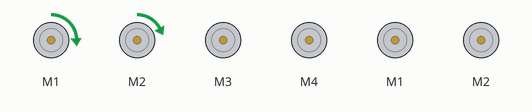
Recording of a sketch running on a simulated Arduino Leonardo, built with avr-gcc and run on an emulated ATmega32U4. On the bench: 6 × DC motor (green arrow = forward, orange = backward, longer = faster). What the sketch prints to the serial monitor is not drawn.

Above: at 0.15 s.
Timing chart, 0 to 40.0 s (numbered marks = the images above):
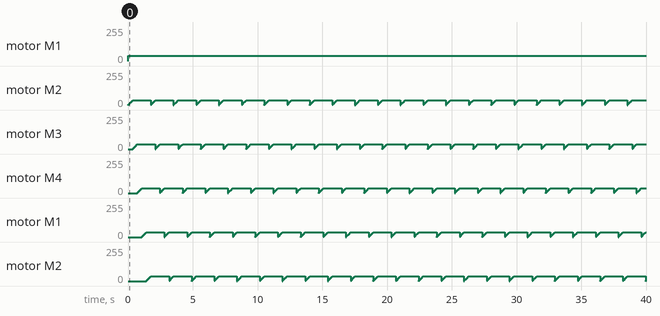

The sketch:

esaconoleonardo.ino
```cpp
/*
 This is a sketch for controlling the motors of Esacono. It is based on the test DC motor sketch of Motor Shield for Arduino v2
 It won't work with v1.x motor shields! Only for the v2's with built in PWM control.
 For more information about Esacono: www.reprogrammed-art.cc

 For use with the Adafruit Motor Shield v2
 ---->	http://www.adafruit.com/products/1438
 */

#include <Wire.h>
#include <Adafruit_MotorShield.h>
#include "utility/Adafruit_PWMServoDriver.h"

// Create the motor shield object with the default I2C address
Adafruit_MotorShield AFMSbot = Adafruit_MotorShield(0x60);
// Or, create it with a different I2C address (say for stacking)
Adafruit_MotorShield AFMStop = Adafruit_MotorShield(0x61);

// Select which 'port' M1, M2, M3 or M4. In this case, M1
Adafruit_DCMotor *myMotor5 = AFMSbot.getMotor(1);
Adafruit_DCMotor *myMotor6 = AFMSbot.getMotor(2);
// You can also make another motor on port M2
Adafruit_DCMotor *myMotor1 = AFMStop.getMotor(1);
Adafruit_DCMotor *myMotor2 = AFMStop.getMotor(2);
Adafruit_DCMotor *myMotor3 = AFMStop.getMotor(3);
Adafruit_DCMotor *myMotor4 = AFMStop.getMotor(4);

//int buttonPin = 7;
//int buttonState = LOW;

void setup() {
  Serial.begin(9600);           // set up Serial library at 9600 bps
  Serial.println("Adafruit Motorshield v2 - DC Motor test!");
  //pinMode(buttonPin, INPUT);

 AFMSbot.begin(); // Start the bottom shield
  AFMStop.begin(); // Start the top shield


}

void loop() {
  uint8_t i;
  //Serial.println(buttonState);

  Serial.print("tick");
 // buttonState = digitalRead(buttonPin);

  //if (buttonState == HIGH) {


    // Forward motor1
    myMotor1->run(FORWARD);
    for (i=0; i<40; i++) {
      myMotor1->setSpeed(i);
    }


    // Forward motor2
    myMotor2->run(FORWARD);
    for (i=0; i<35; i++) {
      myMotor2->setSpeed(i);
      delay(10);
    }

    // Forward motor3
    myMotor3->run(FORWARD);
    for (i=0; i<35; i++) {
      myMotor3->setSpeed(i);
      delay(10);
    }


    // Forward motor4
    myMotor4->run(FORWARD);
    for (i=0; i<35; i++) {
      myMotor4->setSpeed(i);
      delay(10);
    }

        // Forward motor5
    myMotor5     ->run(FORWARD);
    for (i=0; i<35; i++) {
      myMotor5->setSpeed(i);
      delay(10);
    }
            // Forward motor6
    myMotor6     ->run(FORWARD);
    for (i=0; i<35; i++) {
      myMotor6->setSpeed(i);
      delay(10);
    }


  }
```

Measured:
- by itself, motor M1: stopped → forward 39/255 at 0.00 s
- by itself, motor M2, motor M4, motor M2: ramps from stopped to forward 34/255 and jumps back, once every 1.7 s
- by itself, motor M3, motor M1: ramps from stopped to forward 34/255 and jumps back, once every 1.8 s
